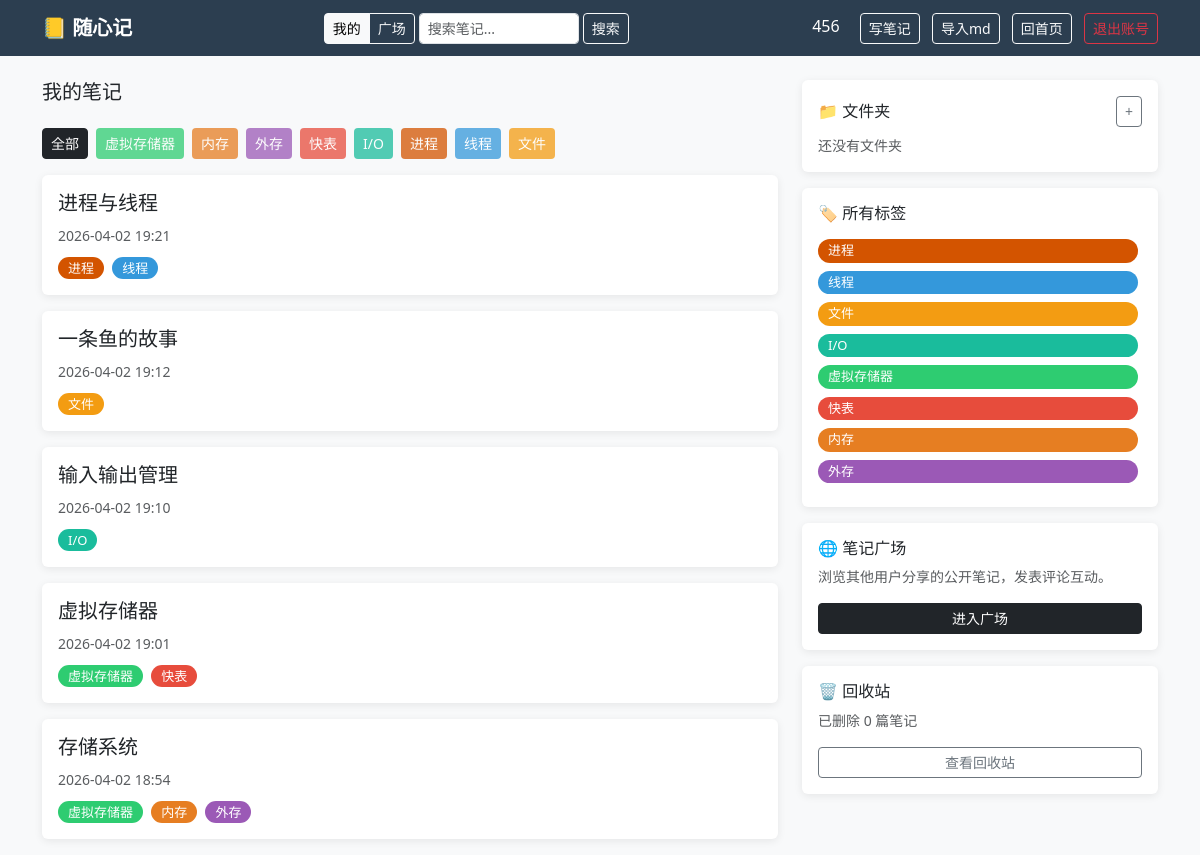
Screenshot of / (signed in) with the database file from the repository.
### app.py (models this page shows)
class User(UserMixin, db.Model):
    id       = db.Column(db.Integer, primary_key=True)
    username = db.Column(db.String(80), unique=True, nullable=False)
    password = db.Column(db.String(200), nullable=False)
    notes    = db.relationship('Note', backref='author', lazy=True)
    comments = db.relationship('Comment', backref='author', lazy=True)

class Tag(db.Model):
    id   = db.Column(db.Integer, primary_key=True)
    name = db.Column(db.String(50), unique=True, nullable=False)

class Note(db.Model):
    id         = db.Column(db.Integer, primary_key=True)
    title      = db.Column(db.String(200), nullable=False)
    content    = db.Column(db.Text, nullable=False)
    created_at = db.Column(db.DateTime, default=datetime.utcnow)
    updated_at = db.Column(db.DateTime, default=datetime.utcnow)  # 手动在 edit 时刷新
    user_id    = db.Column(db.Integer, db.ForeignKey('user.id'), nullable=False)
    folder_id  = db.Column(db.Integer, db.ForeignKey('folder.id'), nullable=True)
    is_public  = db.Column(db.Boolean, default=False)
    is_deleted = db.Column(db.Boolean, default=False)
    deleted_at = db.Column(db.DateTime, nullable=True)
    tags       = db.relationship('Tag', secondary=note_tags, backref='notes')
    comments   = db.relationship('Comment', backref='note', lazy=True, order_by='Comment.created_at.desc()', cascade='all, delete-orphan')
    versions   = db.relationship('NoteVersion', backref='note', lazy=True, order_by='NoteVersion.created_at.desc()', cascade='all, delete-orphan')

### app.py (the view)
@app.route('/')
@login_required
def index():
    folder_id = request.args.get('folder_id')
    tag_id    = request.args.get('tag_id')
    q = Note.query.filter_by(user_id=current_user.id, is_deleted=False)
    if folder_id:
        q = q.filter_by(folder_id=folder_id)
    if tag_id:
        tag = db.session.get(Tag, int(tag_id))
        if tag:
            q = q.filter(Note.tags.contains(tag))
    notes   = q.order_by(Note.created_at.desc()).all()
    folders = Folder.query.filter_by(user_id=current_user.id).all()
    tags    = (Tag.query
               .join(note_tags)
               .join(Note)
               .filter(Note.user_id == current_user.id, Note.is_deleted == False)
               .distinct().all())
    trash_count = Note.query.filter_by(user_id=current_user.id, is_deleted=True).count()
    return render_template(
        'index.html', notes=notes, folders=folders, tags=tags,
        current_folder_id=int(folder_id) if folder_id else None,
        current_tag_id=int(tag_id) if tag_id else None,
        trash_count=trash_count,
    )

### app.py (called while the page is built)
@app.template_filter('local_time')
def local_time(dt):
    if dt is None:
        return ''
    beijing = timezone(timedelta(hours=8))
    return dt.replace(tzinfo=timezone.utc).astimezone(beijing).strftime('%Y-%m-%d %H:%M')

@login_manager.user_loader
def load_user(user_id):
    return db.session.get(User, int(user_id))

### templates/index.html (shortened to what this page needs)
{% extends 'base.html' %}
{% block content %}
<div class="row">
    <div class="col-md-8">
        <h5 class="mb-4">我的笔记</h5>
        <div class="d-flex gap-2 mb-3 flex-wrap">
            <a href="/?{% if current_tag_id %}tag_id={{ current_tag_id }}{% endif %}" class="btn btn-sm {% if not current_folder_id and not current_tag_id %}btn-dark{% else %}btn-outline-secondary{% endif %}">
                全部
            </a>
            {% for tag in tags %}
            <a href="/?{% if current_folder_id %}folder_id={{ current_folder_id }}&{% endif %}tag_id={{ tag.id }}" class="btn btn-sm tag-color-{{ tag.id % 8 }} {% if current_tag_id == tag.id %}opacity-100{% else %}opacity-75{% endif %}" style="color:white">
                {{ tag.name }}
            </a>
            {% endfor %}
        </div>
        {% for note in notes %}
        <div class="card mb-3 p-3">
            <div class="d-flex justify-content-between align-items-start">
                <div>
                    <h5><a href="/notes/{{ note.id }}" class="text-decoration-none text-dark">{{ note.title }}</a></h5>
                    <small class="text-muted">{{ note.created_at | local_time }}</small>
                    <div class="mt-2">
                        {% for tag in note.tags %}
                        <a href="/tags/{{ tag.id }}" class="tag-badge tag-color-{{ tag.id % 8 }}">{{ tag.name }}</a>
                        {% endfor %}
                    </div>
                </div>
            </div>
        </div>
        {% else %}
        <div class="card p-4 text-center text-muted">
            <p>还没有笔记，快去写第一篇吧！</p>
            <a href="/notes/new" class="btn btn-dark">写笔记</a>
        </div>
        {% endfor %}
    </div>
    <div class="col-md-4">
        <div class="card p-3 mb-3">
            <div class="d-flex justify-content-between align-items-center mb-2">
                <h6 class="mb-0">📁 文件夹</h6>
                <button class="btn btn-sm btn-outline-secondary" data-bs-toggle="collapse" data-bs-target="#newFolderForm">+</button>
            </div>
            {% for folder in folders %}
            <a href="/folders/{{ folder.id }}" class="d-block text-decoration-none text-dark py-1">
                📁 {{ folder.name }}
            </a>
            {% else %}
            <p class="text-muted small mb-0">还没有文件夹</p>
            {% endfor %}
        </div>
        <div class="card p-3 mb-3">
            <h6 class="mb-3">🏷️ 所有标签</h6>
            {% set all_tags = [] %}
            {% for note in notes %}
                {% for tag in note.tags %}
                    {% if tag not in all_tags %}
                        {% set _ = all_tags.append(tag) %}
                    {% endif %}
                {% endfor %}
            {% endfor %}
            {% for tag in all_tags %}
            <a href="/tags/{{ tag.id }}" class="tag-badge tag-color-{{ tag.id % 8 }} d-inline-block mb-2">{{ tag.name }}</a>
            {% else %}
            <p class="text-muted small mb-0">还没有标签</p>
            {% endfor %}
        </div>
        <div class="card p-3 mb-3">
            <h6 class="mb-2">🌐 笔记广场</h6>
            <p class="small text-muted">浏览其他用户分享的公开笔记，发表评论互动。</p>
            <a href="/plaza" class="btn btn-sm btn-dark w-100">进入广场</a>
        </div>
        <div class="card p-3">
            <h6 class="mb-2">🗑️ 回收站</h6>
            <p class="small text-muted">已删除 {{ trash_count }} 篇笔记</p>
            <a href="/trash" class="btn btn-sm {% if trash_count > 0 %}btn-outline-warning{% else %}btn-outline-secondary{% endif %} w-100">查看回收站</a>
        </div>
    </div>
</div>
{% endblock %}

### templates/base.html (shortened to what this page needs)
<!DOCTYPE html>
<html>
<head>
    <link href="https://cdn.jsdelivr.net/npm/bootstrap@5.3.0/dist/css/bootstrap.min.css" rel="stylesheet">
    <link rel="stylesheet" href="https://cdn.jsdelivr.net/npm/easymde/dist/easymde.min.css">
</head>
<body>
    <nav class="navbar navbar-dark mb-4">
        <div class="container">
            <a class="navbar-brand fw-bold" href="/">📒 随心记</a>
            {% if current_user.is_authenticated %}
            <form class="d-flex align-items-center me-2" method="GET" action="/search" id="navSearchForm">
                <div class="btn-group btn-group-sm me-1" role="group">
                    <label class="btn btn-outline-light" for="nav-scope-mine">我的</label>
                    <label class="btn btn-outline-light" for="nav-scope-plaza">广场</label>
                </div>
                <input type="text" name="q" class="form-control form-control-sm me-1" placeholder="搜索笔记..." style="width:160px">
                <button type="submit" class="btn btn-sm btn-outline-light">搜索</button>
            </form>
            <div>
                <a href="/profile" class="text-white text-decoration-none me-3">{{ current_user.username }}</a>
                <a href="/notes/new" class="btn btn-sm btn-outline-light me-2">写笔记</a>
                <form method="POST" action="/notes/import" enctype="multipart/form-data" class="d-inline">
                    <label class="btn btn-sm btn-outline-light me-2">
                        导入md
                    </label>
                </form>
                <a href="/" class="btn btn-sm btn-outline-light me-2"> 回首页</a>
                <a href="/logout" class="btn btn-sm btn-outline-danger" onclick="return confirm('确定要退出账号吗？')">退出账号</a>
            </div>
            {% endif %}
        </div>
    </nav>
    <div class="container">
        {% block content %}{% endblock %}
    </div>
</body>
</html>

### templates/base.html (style rules this page uses)
body { background-color: #f8f9fa; }
.navbar { background-color: #2c3e50 !important; }
.card { border: none; box-shadow: 0 2px 8px rgba(0,0,0,0.08); }
.tag-badge { padding: 2px 10px; border-radius: 12px; font-size: 13px; text-decoration: none; margin-right: 4px; color: white; }
.tag-color-0 { background-color: #3498db; }
.tag-color-1 { background-color: #2ecc71; }
.tag-color-2 { background-color: #e67e22; }
.tag-color-3 { background-color: #9b59b6; }
.tag-color-4 { background-color: #e74c3c; }
.tag-color-5 { background-color: #1abc9c; }
.tag-color-6 { background-color: #f39c12; }
.tag-color-7 { background-color: #d35400; }

### rows the page displays
User: username "456"
Tag: name "虚拟存储器"
Tag: name "内存"
Tag: name "外存"
Tag: name "快表"
Tag: name "I/O"
Tag: name "进程"
Tag: name "线程"
Tag: name "文件"
Note: title "进程与线程", created_at|local_time "2026-04-02 19:21"
Note: title "一条鱼的故事", created_at|local_time "2026-04-02 19:12"
Note: title "输入输出管理", created_at|local_time "2026-04-02 19:10"
Note: title "虚拟存储器", created_at|local_time "2026-04-02 19:01"
Note: title "存储系统", created_at|local_time "2026-04-02 18:54"

### other values shown
{{ trash_count }} "0"
